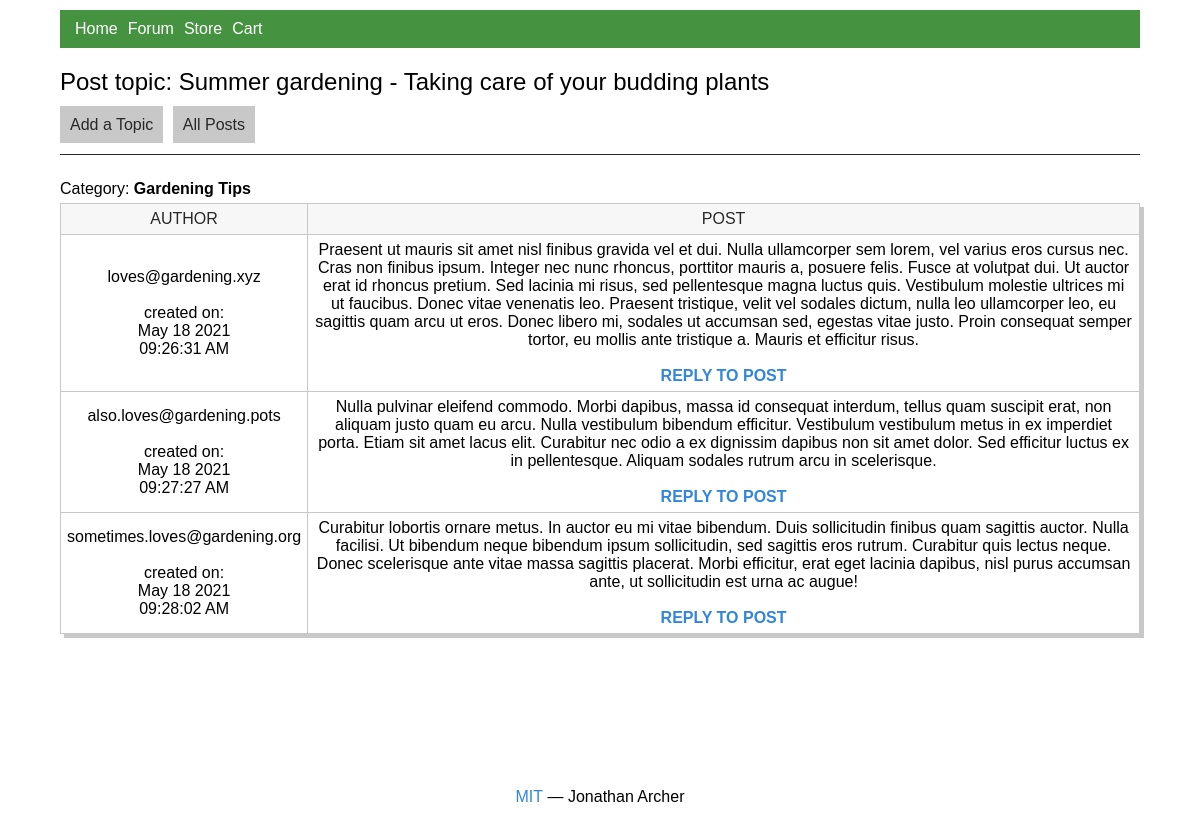
Page /show_topic.php?topic_id=4 on the committed database.
### tables this page shows
create table forum_topics (
	topic_id int not null primary key auto_increment,
	category_id int not null,
	topic_title varchar(150),
	topic_create_time datetime,
	topic_owner varchar(150)
);

create table forum_categories (
	category_id int not null primary key auto_increment,
	category_name varchar(20)
);

create table forum_posts (
	post_id int not null primary key auto_increment,
	topic_id int not null,
	category_id int not null,
	post_text text,
	post_create_time datetime,
	post_owner varchar(150)
);

### show_topic.php (the view, shortened to what this page needs)
<?php
	require 'includes/db.php';
	$safe_topic_id = $mysqli->real_escape_string($_GET['topic_id']);
	$verify_topic_sql = "SELECT topic_title FROM forum_topics WHERE topic_id = '" . $safe_topic_id . "'";
	$verify_topic_res = $mysqli->query($verify_topic_sql) or die($mysqli->error);
	if ($verify_topic_res->num_rows < 1) {
		$display_block = "<p><em>You have selected an invalid topic.<br/>
			Please <a href=\"topiclist.php\">try again</a>.</em></p>";
	} else {
		while ($topic_info = $verify_topic_res->fetch_assoc()) {
			$topic_title = stripslashes($topic_info['topic_title']);
		}
		$get_posts_sql = "SELECT post_id, post_text, DATE_FORMAT(
			post_create_time, '%b %e %Y<br/>%r') AS fmt_post_create_time, post_owner
			FROM forum_posts
			WHERE topic_id = '$safe_topic_id'
			ORDER BY post_create_time ASC";
		$get_post_res = $mysqli->query($get_posts_sql) or die($mysqli->error);
		$get_post_cat_sql = "SELECT category_id FROM forum_posts WHERE topic_id = $safe_topic_id";
		$get_post_cat_res = $mysqli->query($get_post_cat_sql) or die($mysqli->error);
		while ($post_cat = $get_post_cat_res->fetch_assoc()) {
			$post_category = stripslashes($post_cat['category_id']);
		}
		$get_cat_name_sql = "SELECT category_name FROM forum_categories WHERE category_id = $post_category";
		$get_cat_name_res = $mysqli->query($get_cat_name_sql) or die($mysqli->error);
		while ($cat_info = $get_cat_name_res->fetch_assoc()) {
			$cat_title = stripslashes($cat_info['category_name']);
		}
		$display_block = <<<END_OF_TEXT
			<p>Category: <strong>$cat_title</strong></p>
			<table>
			<tr>
			<th scope="col">AUTHOR</th>
			<th scope="col">POST</th>
			</tr>
		END_OF_TEXT;
		while ($posts_info = $get_post_res->fetch_assoc()) {
			$post_id = $posts_info['post_id'];
			$post_text = nl2br(stripslashes($posts_info['post_text']));
			$post_create_time = $posts_info['fmt_post_create_time'];
			$post_owner = stripslashes($posts_info['post_owner']);
			$display_block .= <<<END_OF_TEXT
				<tr>
				<td>$post_owner<br/><br/>
				created on:<br/>$post_create_time</td>
				<td>$post_text<br/><br/>
				<a href="reply_to_post.php?post_id=$post_id">
				<strong>REPLY TO POST</strong></a></td>
				</tr>
			END_OF_TEXT;
		}
		$display_block .= "</table>";
	}
?>
<!DOCTYPE html>
<html lang="en">
<head>
</head>
<body>
	<div id="wrapper">
		<?php include "includes/nav.php"; ?>
		<div id="inner-wrapper">
			<h2>Post topic: <?php echo $topic_title; ?></h2>
			<?php include "includes/forum_nav.php"; ?>
			<?php echo $display_block; ?>
		</div>
		<?php include "includes/footer.php"; ?>
	</div>
</body>
</html>

### rows in the picture
forum_topics: topic_title "Summer gardening - Taking care of your budding plants"
forum_categories: category_name "Gardening Tips"
forum_posts: post_owner "loves@gardening.xyz", post_create_time "May 18 2021 09:26:31 AM", post_text "Praesent ut mauris sit amet nisl finibus gravida vel et dui. Nulla ullamcorper sem lorem, vel varius eros cursus nec. Cras non finibus ipsum. Integer nec nunc rhoncus, porttitor mauris a, posuere felis. Fusce at volutpat dui. Ut auctor erat id rhoncus pretium. Sed lacinia mi risus, sed pellentesque magna luctus quis. Vestibulum molestie ultrices mi ut faucibus. Donec vitae venenatis leo. Praesent tristique, velit vel sodales dictum, nulla leo ullamcorper leo, eu sagittis quam arcu ut eros. Donec libero mi, sodales ut accumsan sed, egestas vitae justo. Proin consequat semper tortor, eu mollis ante tristique a. Mauris et efficitur risus."
forum_posts: post_owner "also.loves@gardening.pots", post_create_time "May 18 2021 09:27:27 AM", post_text "Nulla pulvinar eleifend commodo. Morbi dapibus, massa id consequat interdum, tellus quam suscipit erat, non aliquam justo quam eu arcu. Nulla vestibulum bibendum efficitur. Vestibulum vestibulum metus in ex imperdiet porta. Etiam sit amet lacus elit. Curabitur nec odio a ex dignissim dapibus non sit amet dolor. Sed efficitur luctus ex in pellentesque. Aliquam sodales rutrum arcu in scelerisque."
forum_posts: post_owner "sometimes.loves@gardening.org", post_create_time "May 18 2021 09:28:02 AM", post_text "Curabitur lobortis ornare metus. In auctor eu mi vitae bibendum. Duis sollicitudin finibus quam sagittis auctor. Nulla facilisi. Ut bibendum neque bibendum ipsum sollicitudin, sed sagittis eros rutrum. Curabitur quis lectus neque. Donec scelerisque ante vitae massa sagittis placerat. Morbi efficitur, erat eget lacinia dapibus, nisl purus accumsan ante, ut sollicitudin est urna ac augue!"
